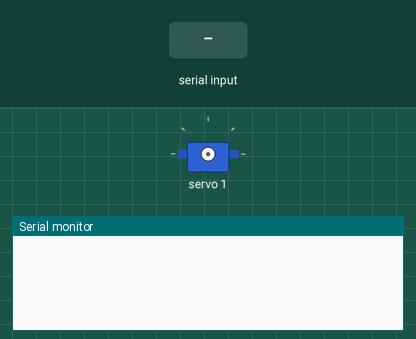
Recording of a sketch running on a simulated Arduino Uno, built with avr-gcc and run on an emulated ATmega328P. Shown: servo, the last lines printed to the serial monitor. Inputs (shaded band) come from the test bench.

Above: at 1.2 s.
1.3 s: "1 90\n" received over Serial
At 1.8 s:
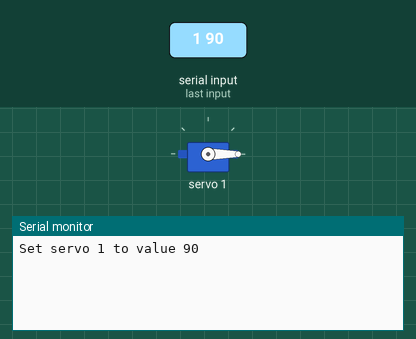
2.8 s: "90 45\n" received over Serial
At 4.0 s:
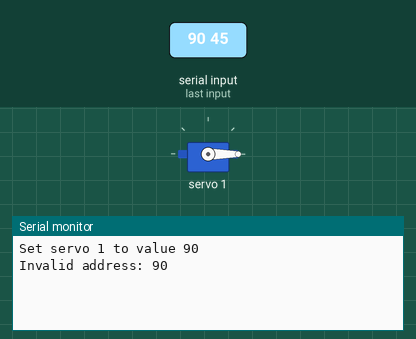
4.3 s: "5\n" received over Serial
At 5.3 s:
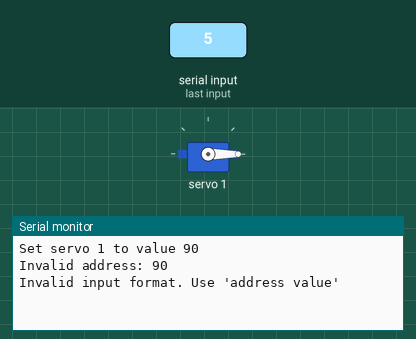

The sketch:

SerialServoController.ino
```cpp
#include <Wire.h>
#include <Adafruit_PWMServoDriver.h>

// Create objects for the two PCA9685 boards
Adafruit_PWMServoDriver pwm1 = Adafruit_PWMServoDriver();  // Default address 0x40
Adafruit_PWMServoDriver pwm2 = Adafruit_PWMServoDriver(0x41);  // Address 0x41 (A0 soldered)

const int NUM_SERVOS = 20;  // Total number of servos (16 per board)

void setup() {
  Serial.begin(115200);

  pwm1.begin();
  pwm2.begin();

  pwm1.setPWMFreq(50);  // Analog servos run at ~50 Hz updates
  pwm2.setPWMFreq(50);

  delay(10);
}

void loop() {
  if (Serial.available()) {
    String input = Serial.readStringUntil('\n');
    input.trim();

    int spaceIndex = input.indexOf(' ');
    if (spaceIndex != -1) {
      int address = input.substring(0, spaceIndex).toInt();
      int value = input.substring(spaceIndex + 1).toInt();

      if (address >= 0 && address < NUM_SERVOS) {
        setServo(address, value);
      } else {
        Serial.print("Invalid address: ");
        Serial.println(address);
      }
    } else {
      Serial.println("Invalid input format. Use 'address value'");
    }
  }
}

void setServo(int address, int value) {

  if (address < 16) {
    pwm1.setPWM(address, 0, value);
  } else if (address < 32) {
    pwm2.setPWM(address - 16, 0, value);
  }

  Serial.print("Set servo ");
  Serial.print(address);
  Serial.print(" to value ");
  Serial.println(value);
}
```

Measured:
- after the input at 1.3 s, the serial monitor: prints a new line at once (image 1)
- after the input at 2.8 s, the serial monitor: prints a new line at once (image 2)
- after the input at 4.3 s, the serial monitor: prints a new line at once (image 3)
